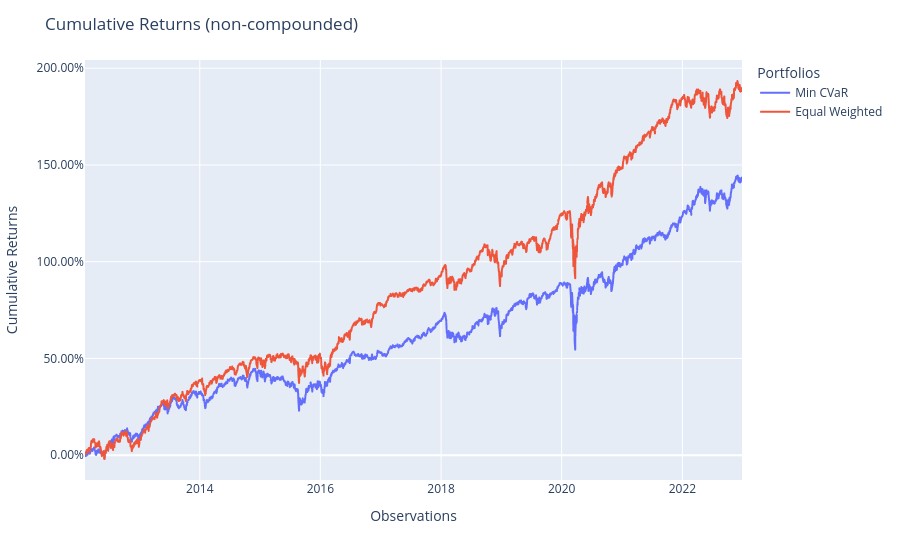

Notebook source saved alongside this figure:
### Code cell
fig = population.plot_cumulative_returns()
show(fig)

### Figure 1 — Plotly figure (JSON) as saved in the notebook; plotly's stock layout.template omitted (floating-point values rounded to 4 significant figures; data arrays with more than 128 entries replaced by an {"elided": "..."} marker saying what was removed)
{"data": [{"hovertemplate": "variable=Min CVaR<br>index=%{x}<br>value=%{y}<extra></extra>", "legendgroup": "Min CVaR", "line": {"color": "#636efa", "dash": "solid"}, "marker": {"symbol": "circle"}, "mode": "lines", "name": "Min CVaR", "showlegend": true, "type": "scattergl", "x": {"elided": "2743 str values"}, "xaxis": "x", "y": {"elided": "2743 float values"}, "yaxis": "y"}, {"hovertemplate": "variable=Equal Weighted<br>index=%{x}<br>value=%{y}<extra></extra>", "legendgroup": "Equal Weighted", "line": {"color": "#EF553B", "dash": "solid"}, "marker": {"symbol": "circle"}, "mode": "lines", "name": "Equal Weighted", "showlegend": true, "type": "scattergl", "x": {"elided": "2743 str values"}, "xaxis": "x", "y": {"elided": "2743 float values"}, "yaxis": "y"}], "layout": {"legend": {"title": {"text": "Portfolios"}, "tracegroupgap": 0}, "margin": {"t": 60}, "title": {"text": "Cumulative Returns (non-compounded)"}, "xaxis": {"anchor": "y", "domain": [0, 1], "title": {"text": "Observations"}}, "yaxis": {"anchor": "x", "domain": [0, 1], "tickformat": ".2%", "title": {"text": "Cumulative Returns"}}}}
